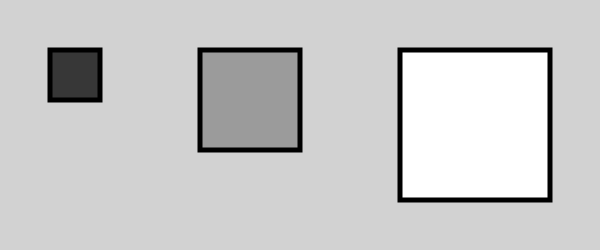
Frame 1 (no input)
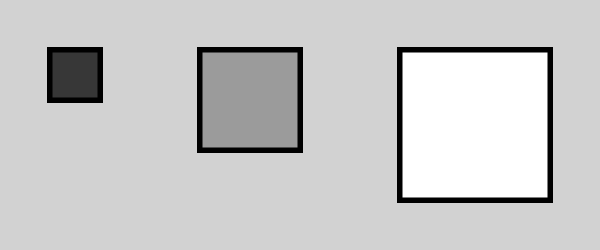
Frame 60 (no input)
Frame 120 (the mouse pressed at the canvas centre since frame 60): identical to frame 60, image omitted

The p5.js sketch that drew these frames (run headless with seeded random() and noise() and a simulated clock; from frame 60 on, the mouse is pressed at the canvas centre):

// p5.js sketch
// ── sketch.js
var a = 50;
var b = 50;
var x = 50;

function setup() {
  // put setup code here
createCanvas(600, 250);
background(210);
strokeWeight(5);


}

function draw() {
fill(55);
rect(x, x, a, b);
fill(155);
rect(x*4, x, a*2, b*2)
fill(255);
rect(x*8, x, a*3, b*3)

}
